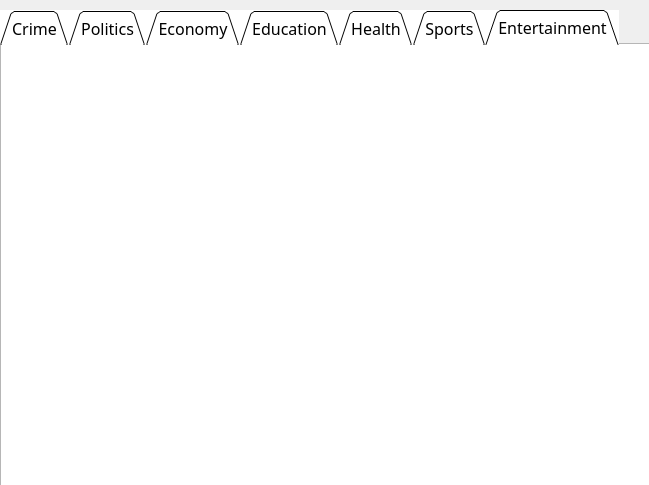
<?xml version="1.0" encoding="UTF-8"?>
<ui version="4.0">
 <class>Form</class>
 <widget class="QWidget" name="Form">
  <property name="geometry">
   <rect>
    <x>0</x>
    <y>0</y>
    <width>649</width>
    <height>485</height>
   </rect>
  </property>
  <property name="windowTitle">
   <string>Form</string>
  </property>
  <property name="windowIcon">
   <iconset>
    <normaloff>logo.png</normaloff>logo.png</iconset>
  </property>
  <property name="autoFillBackground">
   <bool>false</bool>
  </property>
  <property name="styleSheet">
   <string notr="true">background-image: url(:/f/Background.png);</string>
  </property>
  <widget class="QTabWidget" name="tabWidget">
   <property name="geometry">
    <rect>
     <x>0</x>
     <y>10</y>
     <width>771</width>
     <height>551</height>
    </rect>
   </property>
   <property name="font">
    <font>
     <family>Rockwell Condensed</family>
     <pointsize>12</pointsize>
     <weight>50</weight>
     <bold>false</bold>
    </font>
   </property>
   <property name="autoFillBackground">
    <bool>false</bool>
   </property>
   <property name="styleSheet">
    <string notr="true">
background-color: rgb(255, 255, 255);
</string>
   </property>
   <property name="tabShape">
    <enum>QTabWidget::Triangular</enum>
   </property>
   <property name="currentIndex">
    <number>6</number>
   </property>
   <property name="tabsClosable">
    <bool>false</bool>
   </property>
   <property name="tabBarAutoHide">
    <bool>true</bool>
   </property>
   <widget class="QWidget" name="tab">
    <property name="contextMenuPolicy">
     <enum>Qt::CustomContextMenu</enum>
    </property>
    <property name="styleSheet">
     <string notr="true"/>
    </property>
    <attribute name="icon">
     <iconset resource="background.qrc">
      <normaloff>:/f/scale-justice-crime-law-ethics-balance-3f7a26cacefd3896-512x512.png</normaloff>:/f/scale-justice-crime-law-ethics-balance-3f7a26cacefd3896-512x512.png</iconset>
    </attribute>
    <attribute name="title">
     <string>Crime</string>
    </attribute>
    <widget class="QTextBrowser" name="textBrowser">
     <property name="geometry">
      <rect>
       <x>-100</x>
       <y>0</y>
       <width>831</width>
       <height>531</height>
      </rect>
     </property>
    </widget>
    <widget class="QTextBrowser" name="textBrowser_8">
     <property name="geometry">
      <rect>
       <x>-10</x>
       <y>0</y>
       <width>681</width>
       <height>501</height>
      </rect>
     </property>
    </widget>
   </widget>
   <widget class="QWidget" name="tab_2">
    <attribute name="icon">
     <iconset>
      <normaloff>14292-200.png</normaloff>14292-200.png</iconset>
    </attribute>
    <attribute name="title">
     <string>Politics</string>
    </attribute>
    <widget class="QTextBrowser" name="textBrowser_2">
     <property name="geometry">
      <rect>
       <x>-10</x>
       <y>0</y>
       <width>671</width>
       <height>501</height>
      </rect>
     </property>
    </widget>
   </widget>
   <widget class="QWidget" name="tab_3">
    <attribute name="icon">
     <iconset>
      <normaloff>136160-200.png</normaloff>136160-200.png</iconset>
    </attribute>
    <attribute name="title">
     <string>Economy</string>
    </attribute>
    <widget class="QTextBrowser" name="textBrowser_5">
     <property name="geometry">
      <rect>
       <x>-10</x>
       <y>0</y>
       <width>671</width>
       <height>501</height>
      </rect>
     </property>
    </widget>
   </widget>
   <widget class="QWidget" name="tab_4">
    <attribute name="icon">
     <iconset>
      <normaloff>books-household-graduation-cap-hardback-library-learning-school-knowledge-study-3b7fa653b6592508-512x512.png</normaloff>books-household-graduation-cap-hardback-library-learning-school-knowledge-study-3b7fa653b6592508-512x512.png</iconset>
    </attribute>
    <attribute name="title">
     <string>Education</string>
    </attribute>
    <widget class="QTextBrowser" name="textBrowser_6">
     <property name="geometry">
      <rect>
       <x>-10</x>
       <y>0</y>
       <width>671</width>
       <height>491</height>
      </rect>
     </property>
    </widget>
   </widget>
   <widget class="QWidget" name="tab_5">
    <attribute name="icon">
     <iconset>
      <normaloff>Public_health_icon_-_Noun_Project_6435.svg.png</normaloff>Public_health_icon_-_Noun_Project_6435.svg.png</iconset>
    </attribute>
    <attribute name="title">
     <string>Health</string>
    </attribute>
    <widget class="QTextBrowser" name="textBrowser_7">
     <property name="geometry">
      <rect>
       <x>-10</x>
       <y>-10</y>
       <width>671</width>
       <height>511</height>
      </rect>
     </property>
    </widget>
   </widget>
   <widget class="QWidget" name="tab_6">
    <attribute name="icon">
     <iconset>
      <normaloff>sport.png</normaloff>sport.png</iconset>
    </attribute>
    <attribute name="title">
     <string>Sports</string>
    </attribute>
   </widget>
   <widget class="QWidget" name="tab_7">
    <attribute name="icon">
     <iconset>
      <normaloff>img_497562.png</normaloff>img_497562.png</iconset>
    </attribute>
    <attribute name="title">
     <string>Entertainment</string>
    </attribute>
    <widget class="QTextBrowser" name="textBrowser_9">
     <property name="geometry">
      <rect>
       <x>-10</x>
       <y>-10</y>
       <width>661</width>
       <height>531</height>
      </rect>
     </property>
     <property name="font">
      <font>
       <family>Rockwell</family>
       <pointsize>9</pointsize>
       <weight>50</weight>
       <bold>false</bold>
      </font>
     </property>
     <property name="cursor" stdset="0">
      <cursorShape>IBeamCursor</cursorShape>
     </property>
     <property name="autoFillBackground">
      <bool>true</bool>
     </property>
     <property name="styleSheet">
      <string notr="true">background-color: rgb(255, 255, 255);</string>
     </property>
    </widget>
   </widget>
  </widget>
 </widget>
 <resources>
  <include location="background.qrc"/>
 </resources>
 <connections/>
</ui>
